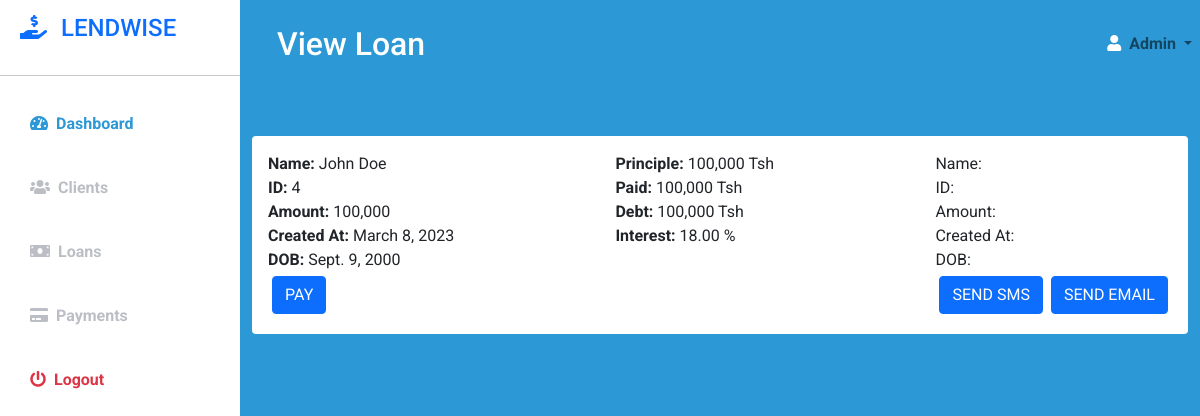
/view_loan/4/, run on the app's committed database.
### main/models.py (models this page shows, shortened)
class Loan(models.Model):
    client = models.ForeignKey(Client, on_delete=models.CASCADE)
    loan_amount = models.IntegerField(default="")
    interest_rate = models.DecimalField(max_digits=5, decimal_places=2)
    term = models.IntegerField()
    start_date = models.DateField()
    end_date = models.DateField()
    payment_schedule = models.CharField(max_length=255)
    statuses  = (("Processing", "Processing"), ("Active", "Active"),("Complited", "Complited"))
    status = models.CharField(max_length=255, choices=statuses)
    created_at = models.DateTimeField(auto_now=True, null=True)
    edited_at = models.DateTimeField(auto_now_add=True, null=True)

class Client(models.Model):
    first_name = models.CharField(max_length=50, blank=True, null=True)
    middle_name = models.CharField(max_length=50, blank=True, null=True)
    last_name = models.CharField(max_length=50, blank=True, null=True)
    date_of_birth = models.DateField(blank=True, null=True)
    phone_number = models.CharField(max_length=20, blank=True, null=True)
    email = models.EmailField(max_length=20, blank=True, null=True)
    country = models.CharField( max_length=200, null=True, blank=True)
    region = models.CharField( max_length=200, null=True, blank=True)
    genders = (("MALE", "MALE"), ("FEMALE", "FEMALE"),)
    gender = models.CharField(max_length=10, choices=genders ,blank=True, null=True)
    email = models.EmailField(blank=True, null=True)
    ids = (("National ID", "National ID"),("Passport", "Passport"),("VOTERS ID", "VOTERS ID"),("DRIVING LICENCE", "DRIVING LICENCE"),)
    identification = models.CharField(choices=ids, max_length=200, default="Null")
    identification_number = models.CharField(max_length=200, null=True, blank=True)
    created_at = models.DateTimeField(auto_now=True, null=True)
    edited_at = models.DateTimeField(auto_now_add=True, null=True)

### main/views.py (the view, shortened to what this page needs)
# urls.py: path('view_loan/<str:id>/', views.view_loan, name="view_loan"),
def view_loan(request, id):
    loan = Loan.objects.get(id=id)
    number_ = loan.client.phone_number
    message_ = f"Hello You are reminded to pay your debt of {loan.loan_amount}"
    sms_form = SendSMSForm(
    initial_data = {
        'phone_number': number_,
        'message': message_
        }
    )
    context = {
        "loan": loan, "sms_form":sms_form
    }
    return render(request, 'main/view_loan.html', context)

### templates/main/view_loan.html (shortened to what this page needs)
{% include 'base.html' %}
{% block content %}
  {% load static %}
  {% load humanize %}
    <div class="d-flex" id="wrapper">
      {% include 'sidebar.html' %}
        <div id="page-content-wrapper">
            <nav class="navbar navbar-expand-lg navbar-light bg-transparent py-4 ">
                <div class="d-flex align-items-center">
                    <i class="fas fa-align-left primary-text fs-4 me-3" id="menu-toggle"></i>
                    <h2 class="fs-2 m-0 text-white">View Loan</h2>
                </div>
                <div class="collapse navbar-collapse" id="navbarSupportedContent">
                    <ul class="navbar-nav ms-auto mb-2 mb-lg-0">
                        <li class="nav-item dropdown">
                            <a class="nav-link dropdown-toggle second-text fw-bold" href="#" id="navbarDropdown"
                                role="button" data-bs-toggle="dropdown" aria-expanded="false">
                                <i class="fas fa-user me-2 text-white"></i>Admin
                            </a>
                        </li>
                    </ul>
                </div>
            </nav>
            <div class="container-fluid px-4">
                <div class="row my-5">
                    <div class="form-warpp bg-white p-3 rounded">
                            <div class="d-flex justify-content-between">
                                <div class="one-box">
                                    <strong> Name: </strong>  {{loan.client.first_name}} {{loan.client.last_name}}<br>
                                        <strong> ID: </strong>  {{loan.id}}<br>
                                            <strong> Amount:</strong>  {{loan.loan_amount | intcomma}} <br>
                                                <strong> Created At: </strong> {{loan.created_at | date}}<br>
                                                    <strong> DOB:</strong>  {{loan.client.date_of_birth}} <br>
                                                    <div class="p-1">
                                                        <button type="button" class="btn btn-primary" data-bs-toggle="modal" data-bs-target="#payModal" class="btn btn-primary p-1">PAY</button>
                                                </div>
                                </div>
                                <div class="one-box">
                                 <strong>Principle:</strong>   {{loan.loan_amount | intcomma}} Tsh  <br>
                                 <strong>   Paid:</strong> {{loan.loan_amount | intcomma}} Tsh <br>
                                 <strong> Debt: </strong> {{loan.loan_amount | intcomma}} Tsh <br>
                                 <strong> Interest: </strong> {{loan.interest_rate}} % <br>
                                </div>
                                <div class="one-box">
                                    Name: <br>
                                    ID: <br>
                                    Amount: <br>
                                    Created At: <br>
                                    DOB: <br>
                                    <div class="d-flex">
                                        <div class="p-1">
                                                <button type="button" class="btn btn-primary" data-bs-toggle="modal" data-bs-target="#exampleModal" class="btn btn-primary p-1">SEND SMS</button>
                                        </div>
                                        <div class="p-1">
                                            <button type="button" class="btn btn-primary" data-bs-toggle="modal" data-bs-target="#exampleModal2" class="btn btn-primary p-1">SEND EMAIL</button>
                                        </div>
                                    </div>
                                </div>
                    </div>
                </div>
            </div>
        </div>
    </div>
    </div>
    {% endblock content %}

### static/styles.css (style rules this page uses)
body { font-family: 'Roboto', sans-serif; }
:root { --main-bg-color: #2C98D5; --main-text-color: #2C98D5; --second-text-color: #bbbec5; --second-bg-color: #d8effd; }
.primary-text { color: var(--main-text-color); }
.second-text { color: var(--second-text-color); }
#wrapper { overflow-x: hidden; background-image: linear-gradient( to right, #2C98D5, #2C98D5, #2C98D5, #2C98D5, #2C98D5 ); }
#page-content-wrapper { min-width: 100vw; }
#menu-toggle { cursor: pointer; }
@media (min-width: 768px) { #page-content-wrapper { min-width: 0; width: 100%; } }

### data on the page
Loan: client.first_name "John", client.last_name "Doe", id "4", loan_amount "100,000", created_at "March 8, 2023", client.date_of_birth "Sept. 9, 2000", interest_rate "18.00"
